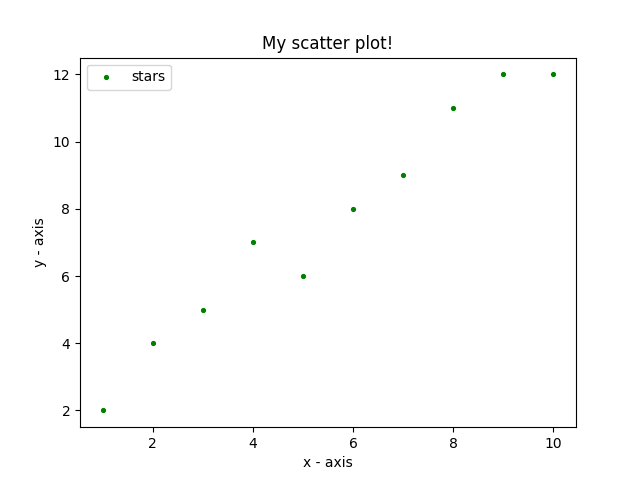

This figure's Python source:
import matplotlib.pyplot as plt 

x = [1, 2, 3, 4, 5, 6, 7, 8, 9, 10] 
y = [2, 4, 5, 7, 6, 8, 9, 11, 12, 12] 

# plt.????(x, y, label= "stars", color= "green", marker= ".", s=30) 
plt.scatter(x, y, label= "stars", color= "green", marker= ".", s=30) 


plt.xlabel('x - axis') 
plt.ylabel('y - axis') 

plt.title('My scatter plot!') 

plt.legend() 

#plt.show()
plt.savefig('my_plot_journey_scatter.png')